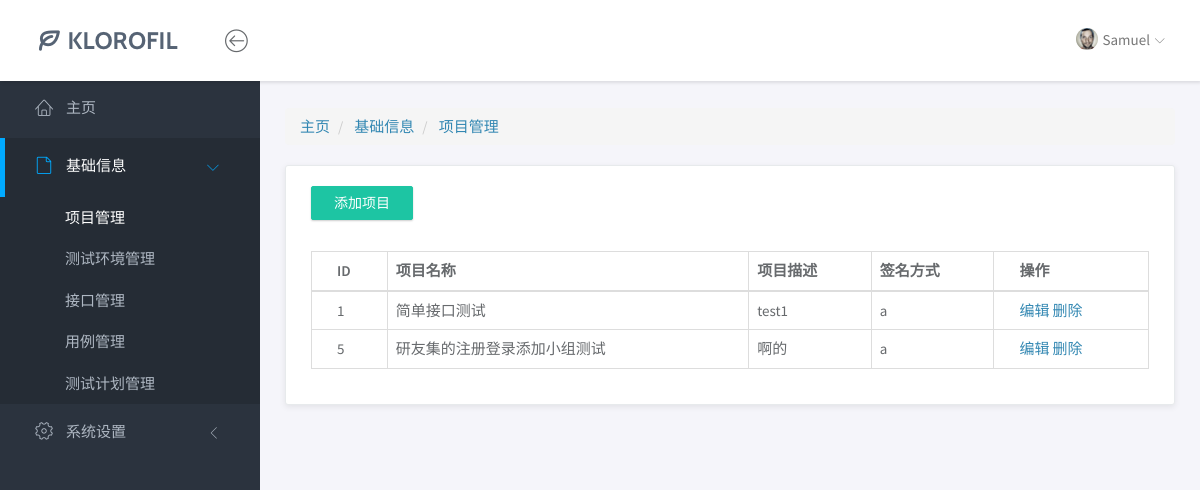
Before: /base/project/ with the older database file.
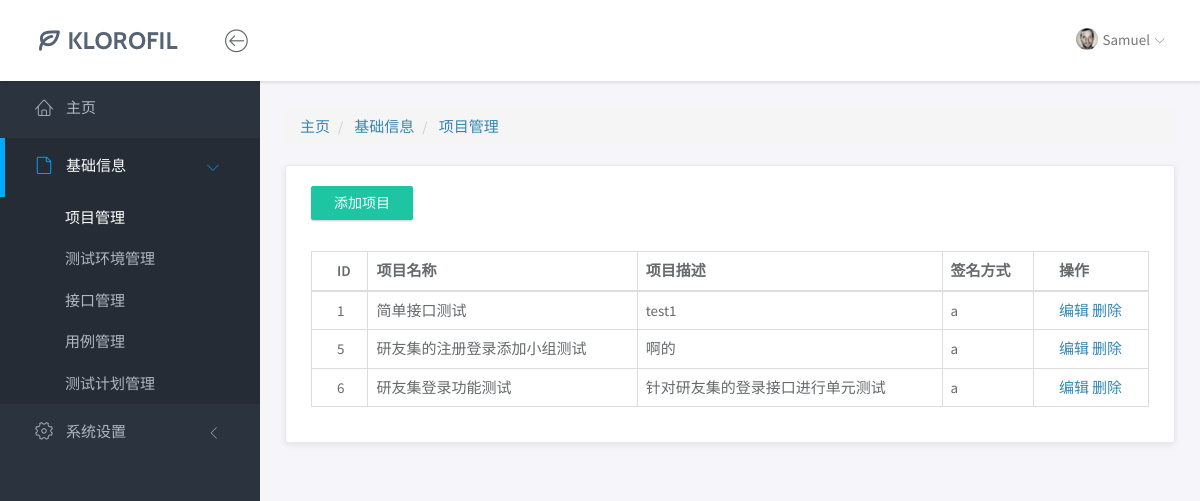
After: the same page with the newer database file.
### base/models.py (models this page shows, shortened)
class Project(models.Model):
    prj_id = models.AutoField(primary_key=True, null=False)   # 项目ID
    prj_name = models.CharField(max_length=50)                # 项目名称
    sign = models.ForeignKey('Sign', on_delete=models.CASCADE)  # 关联的签名信息（外键）
    description = models.CharField(max_length=100)           # 项目描述

class Sign(models.Model):
    sign_id = models.AutoField(primary_key=True, null=False)  # 签名ID
    sign_name = models.CharField(max_length=50)              # 签名名称
    description = models.CharField(max_length=100)           # 签名描述
    def __str__(self):
        return self.sign_name

### base/views/project_views.py (the view)
# urls.py: path('project/', project_index),
def project_index(request):
    prj_list = Project.objects.all()
    return render(request, "base/project/index.html", {"prj_list": prj_list})

### templates/base/project/index.html
{% extends "../../base.html" %}
{% block crumbs %}
    <div class="row">
        <div class="col-md-12">
            <ol class="breadcrumb">
                <li>
                    <a href="/yqjr/index">主页</a>
                </li>
                <li class="active">
                    <a class="this">基础信息</a>
                </li>
                <li class="active">
                    <a class="this-page">项目管理</a>
                </li>
            </ol>
        </div>
    </div>
{% endblock %}
{% block body %}
    <div class="row">
        <div class="col-md-12">
            <div class="panel">
                <div class="panel-heading">
                   <a href="/base/project_add/" class="btn btn-primary">添加项目</a>
                </div>
                <div class="panel-body">
                    <table class="table table-bordered">
                        <thead>
                        <tr>
                            <th>ID</th>
                            <th>项目名称</th>
                            <th>项目描述</th>
                            <th>签名方式</th>
                            <th>操作</th>
                        </tr>
                        </thead>
                        <tbody>
                        {% for prj in prj_list %}
                            <tr>
                                <td>{{ prj.prj_id }}</td>
                                <td>{{ prj.prj_name }}</td>
                                <td>{{ prj.description }}</td>
                                <td>{{ prj.sign }}</td>
                                <td>
                                    <a href="/base/project_update?prj_id={{ prj.prj_id }}" class="layui-btn layui-btn-xs"
                                       lay-event="edit">编辑</a>
                                    <a href="/base/project_delete?prj_id={{ prj.prj_id }}"
                                       class="layui-btn layui-btn-danger layui-btn-xs" lay-event="del">删除</a>
                                </td>
                            </tr>
                        {% endfor %}
                        </tbody>
                    </table>
                </div>
            </div>
        </div>
    </div>
{% endblock %}

Changed rows visible on the page:
added Project: prj_id "6", prj_name "研友集登录功能测试", description "针对研友集的登录接口进行单元测试", sign "a"
